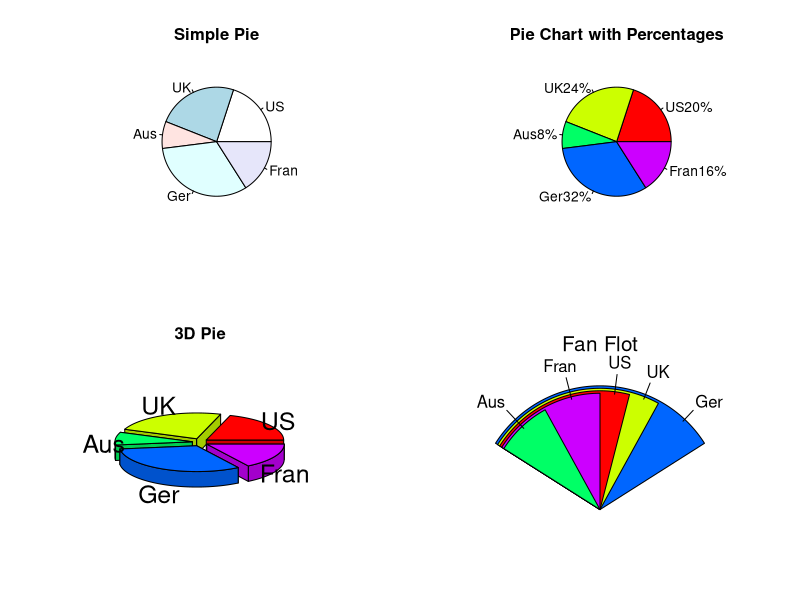

Source code (R):
library(vcd)
library(plotrix)
#简单拼图
par(mfrow=c(2,2))
slices <- c(10,12,4,16,8)
lbls <- c("US", "UK", "Aus", "Ger", "Fran")
pie(slices, label = lbls, main = "Simple Pie")
#给图添加比例
pct <- round(slices / sum(slices) * 100)
lbls2 <- paste(lbls, "", pct,"%",sep="")
pie(slices, labels=lbls2,col = rainbow(length(lbls2)), main="Pie Chart with Percentages")
#3D Pie
pie3D(slices, labels = lbls, explode=0.1, main = "3D Pie")
#变形的扇形图
fan.plot(slices, labels = lbls, main="Fan Flot")